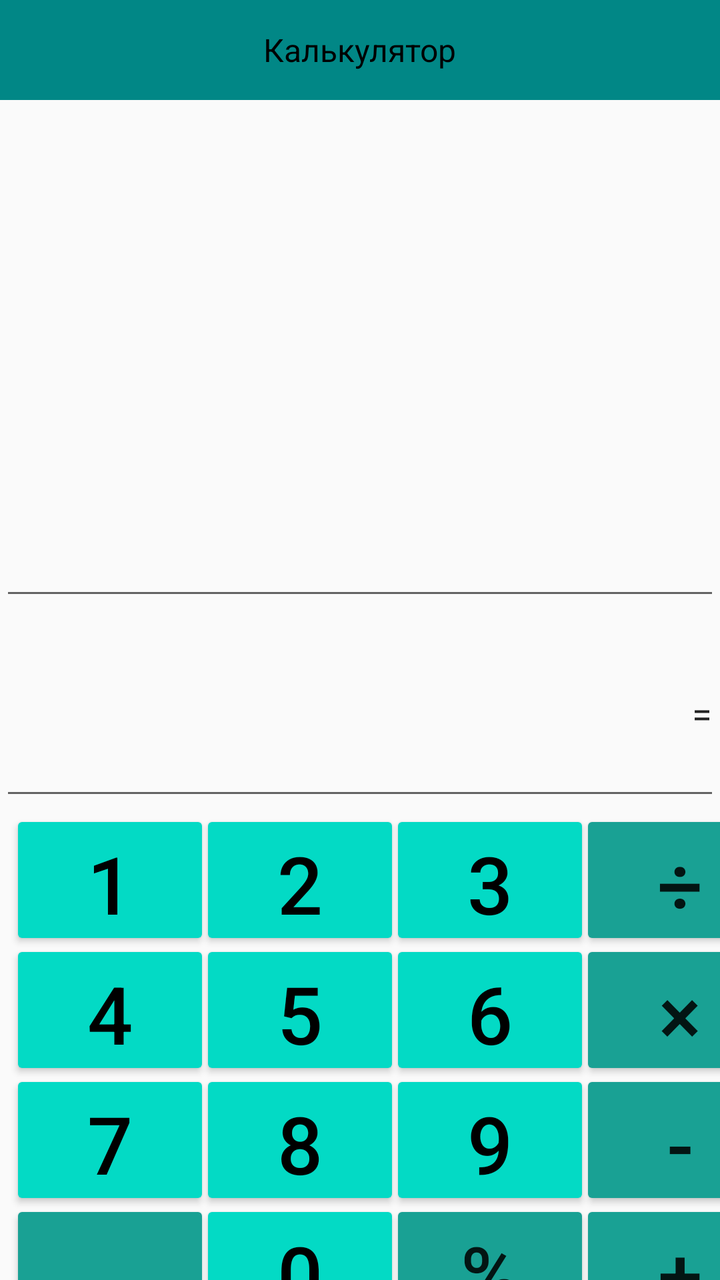
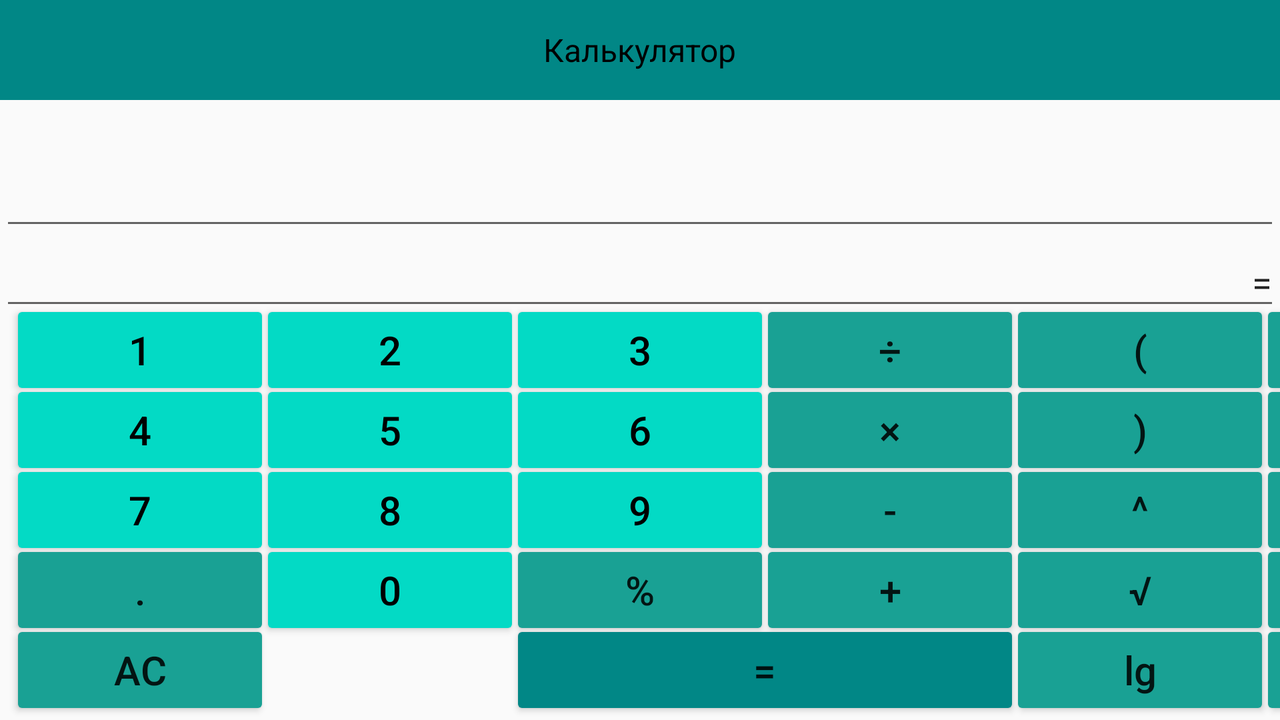

First picture: res/layout/ on a phone held upright. Second picture: the repository's own variant of that layout, on a device whose configuration matches the variant's folder. Source for both follows.
<!-- AndroidManifest.xml: application theme Theme.Calc -->
<!-- res/layout/main_activity.xml -->
<?xml version="1.0" encoding="utf-8"?>
<androidx.constraintlayout.widget.ConstraintLayout xmlns:android="http://schemas.android.com/apk/res/android"
    xmlns:tools="http://schemas.android.com/tools"
    android:layout_width="match_parent"
    android:layout_height="match_parent"
    xmlns:app="http://schemas.android.com/apk/res-auto"
    >
    <LinearLayout
        android:layout_width="match_parent"
        android:layout_height="wrap_content"
        android:orientation="vertical"
        tools:ignore="MissingConstraints">

        <androidx.appcompat.widget.Toolbar
            android:id="@+id/t"
            style="@style/TOOLBAR"
            android:layout_width="match_parent"
            android:layout_height="50dp"
            tools:ignore="MissingConstraints">
            <TextView
                style="@style/TEXT"
                android:layout_width="wrap_content"
                android:layout_height="wrap_content"
                android:text="@string/TEXT_TOOLBAR"
                android:layout_gravity="center"/>
            <Button
                android:id="@+id/history"
                android:layout_width="45dp"
                android:layout_height="45dp"
                android:layout_gravity="right"
                android:layout_marginEnd="10dp"
                android:background="@drawable/baseline_history_24"
                android:onClick="onClick" />




        </androidx.appcompat.widget.Toolbar>

        <FrameLayout

            android:id="@+id/frameInput"

            android:layout_width="match_parent"
            android:layout_height="255dp"

            app:layout_constraintLeft_toLeftOf="parent"
            app:layout_constraintRight_toRightOf="parent"
            app:layout_constraintTop_toBottomOf="@+id/t"
            tools:ignore="MissingConstraints">
            <EditText
                android:layout_width="match_parent"
                android:layout_height="match_parent"
                android:ems="10"
                android:inputType="textPersonName"
                android:gravity="right|center"
                android:id="@+id/inputField">

            </EditText>
        </FrameLayout>

        <FrameLayout

            android:layout_width="match_parent"

            android:layout_height="100dp"
            app:layout_constraintEnd_toEndOf="parent"
            app:layout_constraintLeft_toLeftOf="parent"
            app:layout_constraintRight_toRightOf="parent"
            app:layout_constraintTop_toBottomOf="@+id/frameInput"
            tools:ignore="MissingConstraints"
            android:id="@+id/frameAns">
            <EditText
                android:layout_width="match_parent"
                android:layout_height="match_parent"
                android:ems="10"
                android:inputType="textPersonName"
                android:gravity="right|center"
                android:text="="
                android:id="@+id/resultField">

            </EditText>

        </FrameLayout>
        <FrameLayout

            android:layout_width="match_parent"

            android:layout_height="370dp"
            app:layout_constraintLeft_toLeftOf="parent"
            app:layout_constraintRight_toRightOf="parent"
            app:layout_constraintBottom_toBottomOf="parent"
            app:layout_constraintTop_toBottomOf="@+id/frameAns"
            tools:ignore="MissingConstraints">

            <Button
                android:onClick="clickNumber"
                android:layout_width="100dp"
                android:layout_height="70dp"
                android:textSize="40sp"
                android:layout_marginStart="5dp"
                style="@style/BUTTON"
                android:text="1"
                android:id="@+id/one"
                />
            <Button
                android:onClick="clickNumber"
                style="@style/BUTTON"
                android:layout_width="100dp"
                android:layout_height="70dp"

                android:layout_marginStart="100dp"
                android:textSize="40sp"
                android:text="2"
                android:id="@+id/two"
                />
            <Button
                android:onClick="clickNumber"
                style="@style/BUTTON"
                android:layout_width="100dp"
                android:layout_height="70dp"
                android:textSize="40sp"
                android:layout_marginStart="195dp"
                android:text="3"
                android:id="@+id/three"
                />
            <Button
                android:onClick="clickNumber"
                style="@style/BUTTON"
                android:layout_width="100dp"
                android:layout_height="70dp"
                android:textSize="40sp"
                android:layout_marginStart="5dp"
                android:text="4"
                android:layout_marginVertical="65dp"
                android:id="@+id/four"
                />
            <Button
                android:onClick="clickNumber"
                style="@style/BUTTON"
                android:layout_width="100dp"
                android:layout_height="70dp"
                android:textSize="40sp"
                android:layout_marginVertical="65dp"
                android:layout_marginStart="100dp"
                android:text="5"
                android:id="@+id/five"
                />
            <Button
                android:onClick="clickNumber"
                style="@style/BUTTON"
                android:layout_width="100dp"
                android:layout_height="70dp"
                android:textSize="40sp"
                android:layout_marginVertical="65dp"
                android:layout_marginStart="195dp"
                android:text="6"
                android:id="@+id/six"
                />
            <Button
                android:onClick="clickNumber"
                style="@style/BUTTON"
                android:layout_width="100dp"
                android:layout_height="70dp"
                android:textSize="40sp"
                android:layout_marginVertical="130dp"
                android:layout_marginStart="5dp"
                android:text="7"
                android:id="@+id/seven"
                />
            <Button
                android:onClick="clickNumber"
                style="@style/BUTTON"
                android:layout_width="100dp"
                android:layout_height="70dp"
                android:textSize="40sp"
                android:layout_marginVertical="130dp"
                android:layout_marginStart="100dp"
                android:text="8"
                android:id="@+id/eight"
                />
            <Button
                android:onClick="clickNumber"
                style="@style/BUTTON"
                android:layout_width="100dp"
                android:layout_height="70dp"
                android:textSize="40sp"
                android:layout_marginVertical="130dp"
                android:layout_marginStart="195dp"
                android:text="9"
                android:id="@+id/nine"
                />
            <Button
                android:onClick="clickNumber"
                style="@style/BUTTON"
                android:layout_width="100dp"
                android:layout_height="70dp"
                android:textSize="40sp"
                android:layout_marginVertical="195dp"
                android:layout_marginStart="100dp"
                android:text="0"
                android:id="@+id/zero"
                />

            <Button
                android:onClick="clickNumber"
                android:backgroundTint="@color/teal_500"
                android:layout_width="100dp"
                android:layout_height="70dp"
                android:textSize="40sp"
                android:layout_marginStart="290dp"
                android:text="÷"
                android:id="@+id/division"
                />
            <Button
                android:onClick="clickNumber"
                android:backgroundTint="@color/teal_500"
                android:layout_width="100dp"
                android:layout_height="70dp"
                android:textSize="40sp"
                android:layout_marginVertical="65dp"
                android:layout_marginStart="290dp"
                android:text="×"
                android:id="@+id/multiplication"
                />
            <Button
                android:onClick="clickNumber"
                android:backgroundTint="@color/teal_500"
                android:layout_width="100dp"
                android:layout_height="70dp"
                android:textSize="40sp"
                android:layout_marginVertical="130dp"
                android:layout_marginStart="290dp"
                android:text="-"
                android:id="@+id/subtract"
                />

            <Button
                android:onClick="clickNumber"
                android:backgroundTint="@color/teal_500"
                android:layout_width="100dp"
                android:layout_height="70dp"
                android:textSize="40sp"
                android:layout_marginVertical="195dp"
                android:layout_marginStart="290dp"
                android:text="+"
                android:id="@+id/add"
                />

            <Button
                android:onClick="clickNumber"
                android:backgroundTint="@color/teal_500"
                android:layout_width="100dp"
                android:layout_height="70dp"
                android:textSize="40sp"
                android:layout_marginVertical="195dp"
                android:layout_marginStart="195dp"
                android:text="%"
                android:id="@+id/percent"
                />

            <Button
                android:onClick="clickNumber"
                android:layout_width="100dp"
                android:layout_height="70dp"
                android:textSize="40sp"
                android:backgroundTint="@color/teal_500"
                android:layout_marginVertical="195dp"
                android:layout_marginStart="5dp"
                android:text="."
                android:id="@+id/point"
                />

            <Button
                android:onClick="clickNumber"
                android:backgroundTint="@color/teal_500"
                android:layout_width="100dp"
                android:layout_height="70dp"
                android:textSize="40sp"
                android:layout_marginVertical="260dp"
                android:layout_marginStart="5dp"
                android:text="АС"
                android:id="@+id/clearAll"
                />
            <Button
                android:onClick="clickNumber"
                android:layout_width="70dp"
                android:layout_height="50dp"
                android:layout_marginVertical="270dp"
                android:layout_marginStart="110dp"
                android:background="@drawable/baseline_backspace_24"
                android:id="@+id/clearOne"
                />

            <Button
                android:onClick="clickNumber"
                android:layout_width="195dp"
                android:layout_height="70dp"
                android:textSize="40sp"
                android:layout_marginVertical="260dp"
                android:layout_marginStart="195dp"
                android:text="="
                android:backgroundTint="@color/teal_700"
                android:id="@+id/result"
                />

        </FrameLayout>

    </LinearLayout>
</androidx.constraintlayout.widget.ConstraintLayout>
<!-- resources referenced by this layout -->
<resources>
  <color name="teal_500">#19A194</color>
  <color name="teal_700">#FF018786</color>
  <string name="TEXT_TOOLBAR">Калькулятор</string>
  <style name="BUTTON">
          <item name="android:backgroundTint">@color/teal_200</item>
          <item name="android:textColor">#000</item>
  
      </style>
  <style name="TEXT">
          <item name="android:textColor"> @color/black</item>
          <item name="android:textSize">16sp</item>
      </style>
  <style name="TOOLBAR">
          <item name="android:background"> @color/teal_700</item>
  
      </style>
  <style name="Theme.Calc" parent="Theme.MaterialComponents.DayNight.NoActionBar.Bridge">
          
          <item name="colorPrimary">@color/purple_500</item>
          <item name="colorPrimaryVariant">@color/purple_700</item>
          <item name="colorOnPrimary">@color/white</item>
          
          <item name="colorSecondary">@color/teal_200</item>
          <item name="colorSecondaryVariant">@color/teal_700</item>
          <item name="colorOnSecondary">@color/black</item>
          
          <item name="android:statusBarColor">?attr/colorPrimaryVariant</item>
          
      </style>
  <color name="teal_200">#FF03DAC5</color>
  <color name="black">#FF000000</color>
  <color name="purple_500">#FF6200EE</color>
  <color name="purple_700">#FF3700B3</color>
  <color name="white">#FFFFFFFF</color>
</resources>
<!-- res/layout-land/main_activity.xml (the author's variant of the layout above) -->
<!-- drawn on the phone turned sideways -->
<?xml version="1.0" encoding="utf-8"?>
<androidx.constraintlayout.widget.ConstraintLayout xmlns:android="http://schemas.android.com/apk/res/android"
    xmlns:tools="http://schemas.android.com/tools"
    android:orientation="vertical"
    android:layout_width="match_parent"
    android:layout_height="match_parent"
    xmlns:app="http://schemas.android.com/apk/res-auto"

    >





        <androidx.appcompat.widget.Toolbar
            android:layout_width="match_parent"
            android:layout_height="50dp"
            tools:ignore="MissingConstraints"
            android:id="@+id/t"
            style="@style/TOOLBAR"
            >

            <TextView
                android:layout_width="wrap_content"
                android:layout_height="wrap_content"
                style="@style/TEXT"
                android:text="@string/TEXT_TOOLBAR"
                android:layout_gravity="center"/>



        </androidx.appcompat.widget.Toolbar>
        <FrameLayout

            android:id="@+id/frameInput"

            android:layout_width="match_parent"
            android:layout_height="70dp"


            app:layout_constraintLeft_toLeftOf="parent"
            app:layout_constraintRight_toRightOf="parent"
            app:layout_constraintTop_toBottomOf="@+id/t"
            tools:ignore="MissingConstraints">
                <EditText
                    android:layout_width="match_parent"
                    android:layout_height="match_parent"
                    android:ems="10"
                    android:inputType="textPersonName"
                    android:gravity="right|center"
                    android:id="@+id/inputField"
                    >

                </EditText>

        </FrameLayout>

        <FrameLayout

            android:layout_width="match_parent"

            android:layout_height="40dp"
            app:layout_constraintEnd_toEndOf="parent"
            app:layout_constraintLeft_toLeftOf="parent"
            app:layout_constraintRight_toRightOf="parent"
            app:layout_constraintTop_toBottomOf="@+id/frameInput"
            tools:ignore="MissingConstraints"
            android:id="@+id/frameAns">
                <EditText
                    android:layout_width="match_parent"
                    android:layout_height="match_parent"
                    android:ems="10"
                    android:inputType="textPersonName"
                    android:gravity="right|center"
                    android:text="="
                    android:id="@+id/resultField">

                </EditText>

        </FrameLayout>
        <FrameLayout

            android:layout_width="match_parent"

            android:layout_height="220dp"
            app:layout_constraintLeft_toLeftOf="parent"
            app:layout_constraintRight_toRightOf="parent"
            app:layout_constraintBottom_toBottomOf="parent"
            app:layout_constraintTop_toBottomOf="@+id/frameAns"
            tools:ignore="MissingConstraints">

                <Button
                    android:onClick="clickNumber"
                    android:layout_width="130dp"
                    android:layout_height="50dp"
                    android:textSize="20sp"
                    android:layout_marginStart="5dp"
                    style="@style/BUTTON"
                    android:text="1"
                    android:id="@+id/one"
                    />
                <Button
                    android:onClick="clickNumber"
                    style="@style/BUTTON"
                    android:layout_width="130dp"
                    android:layout_height="50dp"

                    android:layout_marginStart="130dp"
                    android:textSize="20sp"
                    android:text="2"
                    android:id="@+id/two"
                    />
                <Button
                    android:onClick="clickNumber"
                    style="@style/BUTTON"
                    android:layout_width="130dp"
                    android:layout_height="50dp"
                    android:textSize="20sp"
                    android:layout_marginStart="255dp"
                    android:text="3"
                    android:id="@+id/three"
                    />
                <Button
                    android:onClick="clickNumber"
                    android:backgroundTint="@color/teal_500"
                    android:layout_width="130dp"
                    android:layout_height="50dp"
                    android:textSize="20sp"
                    android:layout_marginStart="380dp"
                    android:text="÷"
                    android:id="@+id/division"
                    />
                <Button
                    android:onClick="clickNumber"
                    android:backgroundTint="@color/teal_500"
                    android:layout_width="130dp"
                    android:layout_height="50dp"
                    android:textSize="20sp"
                    android:layout_marginVertical="40dp"
                    android:layout_marginStart="380dp"
                    android:text="×"
                    android:id="@+id/multiplication"
                    />

                <Button
                    android:onClick="clickNumber"
                    android:backgroundTint="@color/teal_500"
                    android:layout_width="130dp"
                    android:layout_height="50dp"
                    android:textSize="20sp"
                    android:layout_marginVertical="80dp"
                    android:layout_marginStart="380dp"
                    android:text="-"
                    android:id="@+id/subtract"
                    />
                <Button
                    android:onClick="clickNumber"
                    android:backgroundTint="@color/teal_500"
                    android:layout_width="130dp"
                    android:layout_height="50dp"
                    android:textSize="20sp"
                    android:layout_marginVertical="120dp"
                    android:layout_marginStart="380dp"
                    android:text="+"
                    android:id="@+id/add"
                    />



                <Button
                    android:onClick="clickNumber"
                    android:backgroundTint="@color/teal_500"
                    android:layout_width="130dp"
                    android:layout_height="50dp"
                    android:textSize="20sp"
                    android:layout_marginStart="505dp"
                    android:text="("
                    android:id="@+id/bracketLeft"
                    />
                <Button
                    android:onClick="clickNumber"
                    android:backgroundTint="@color/teal_500"
                    android:layout_width="130dp"
                    android:layout_height="50dp"
                    android:textSize="20sp"
                    android:layout_marginStart="505dp"
                    android:layout_marginVertical="40dp"
                    android:text=")"
                    android:id="@+id/bracketRight"
                    />
                <Button
                    android:onClick="clickNumber"
                    android:backgroundTint="@color/teal_500"
                    android:layout_width="130dp"
                    android:layout_height="50dp"
                    android:textSize="20sp"
                    android:layout_marginStart="505dp"
                    android:layout_marginVertical="80dp"
                    android:text="^"
                    android:id="@+id/degree"
                    />

                <Button
                    android:onClick="clickNumber"
                    android:backgroundTint="@color/teal_500"
                    android:layout_width="130dp"
                    android:layout_height="50dp"
                    android:textSize="20sp"
                    android:layout_marginStart="505dp"
                    android:layout_marginVertical="160dp"
                    android:textAllCaps="false"
                    android:text="lg"
                    android:id="@+id/lg"
                    />
                <Button
                    android:onClick="clickNumber"
                    android:backgroundTint="@color/teal_500"
                    android:layout_width="130dp"
                    android:layout_height="50dp"
                    android:textSize="20sp"
                    android:layout_marginStart="505dp"
                    android:layout_marginVertical="120dp"
                    android:text="√"
                    android:id="@+id/radical"
                    />
                <Button
                    android:onClick="clickNumber"
                    android:backgroundTint="@color/teal_500"
                    android:layout_width="130dp"
                    android:layout_height="50dp"
                    android:textSize="20sp"
                    android:layout_marginStart="630dp"
                    android:textAllCaps="false"
                    android:text="sin"
                    android:id="@+id/sin"
                    />
                <Button
                    android:onClick="clickNumber"
                    android:backgroundTint="@color/teal_500"
                    android:layout_width="130dp"
                    android:layout_height="50dp"
                    android:textSize="20sp"
                    android:layout_marginVertical="40dp"
                    android:layout_marginStart="630dp"
                    android:textAllCaps="false"
                    android:text="cos"
                    android:id="@+id/cos"
                    />
                <Button
                    android:onClick="clickNumber"
                    android:backgroundTint="@color/teal_500"
                    android:layout_width="130dp"
                    android:layout_height="50dp"
                    android:textSize="20sp"
                    android:layout_marginVertical="80dp"
                    android:layout_marginStart="630dp"
                    android:textAllCaps="false"
                    android:text="fact"
                    android:id="@+id/fact"
                    />
                <Button
                    android:onClick="clickNumber"
                    android:backgroundTint="@color/teal_500"
                    android:layout_width="130dp"
                    android:layout_height="50dp"
                    android:textSize="20sp"
                    android:layout_marginVertical="120dp"
                    android:layout_marginStart="630dp"
                    android:textAllCaps="false"
                    android:text="ln"
                    android:id="@+id/ln"
                    />
                <Button
                    android:onClick="onClick"
                    android:backgroundTint="@color/teal_500"
                    android:layout_width="130dp"
                    android:layout_height="50dp"
                    android:textSize="20sp"
                    android:layout_marginVertical="160dp"
                    android:layout_marginStart="630dp"
                    android:text="HISTORY"
                    android:id="@+id/history"
                    />


                <Button

                    android:onClick="clickNumber"
                    android:layout_width="130dp"
                    android:layout_height="50dp"
                    android:textSize="20sp"
                    android:layout_marginStart="5dp"
                    android:layout_marginVertical="40dp"
                    style="@style/BUTTON"
                    android:text="4"
                    android:id="@+id/four"
                    />
                <Button
                    android:onClick="clickNumber"
                    style="@style/BUTTON"
                    android:layout_width="130dp"
                    android:layout_height="50dp"
                    android:layout_marginVertical="40dp"
                    android:layout_marginStart="130dp"
                    android:textSize="20sp"
                    android:text="5"
                    android:id="@+id/five"
                    />
                <Button
                    android:onClick="clickNumber"
                    style="@style/BUTTON"
                    android:layout_width="130dp"
                    android:layout_height="50dp"
                    android:textSize="20sp"
                    android:layout_marginVertical="40dp"
                    android:layout_marginStart="255dp"
                    android:text="6"
                    android:id="@+id/six"
                    />
                <Button
                    android:onClick="clickNumber"
                    android:layout_width="130dp"
                    android:layout_height="50dp"
                    android:textSize="20sp"
                    android:layout_marginStart="5dp"
                    android:layout_marginVertical="80dp"
                    style="@style/BUTTON"
                    android:text="7"
                    android:id="@+id/seven"
                    />
                <Button
                    android:onClick="clickNumber"
                    android:layout_width="130dp"
                    android:layout_height="50dp"
                    android:textSize="20sp"
                    android:layout_marginStart="5dp"
                    android:layout_marginVertical="120dp"
                    android:backgroundTint="@color/teal_500"
                    android:text="."
                    android:id="@+id/point"
                    />
                <Button
                    android:onClick="clickNumber"
                    android:layout_width="130dp"
                    android:layout_height="50dp"
                    android:textSize="20sp"
                    android:layout_marginStart="5dp"
                    android:layout_marginVertical="160dp"
                    android:backgroundTint="@color/teal_500"
                    android:text="AC"
                    android:id="@+id/clearAll"
                    />
                <Button
                    android:onClick="clickNumber"
                    style="@style/BUTTON"
                    android:layout_width="130dp"
                    android:layout_height="50dp"
                    android:layout_marginVertical="80dp"
                    android:layout_marginStart="130dp"
                    android:textSize="20sp"
                    android:text="8"
                    android:id="@+id/eight"
                    />
                <Button
                    android:onClick="clickNumber"
                    style="@style/BUTTON"
                    android:layout_width="130dp"
                    android:layout_height="50dp"
                    android:textSize="20sp"
                    android:layout_marginVertical="80dp"
                    android:layout_marginStart="255dp"
                    android:text="9"
                    android:id="@+id/nine"
                    />
                <Button
                    android:onClick="clickNumber"
                    android:layout_width="130dp"
                    android:layout_height="50dp"
                    android:textSize="20sp"
                    android:backgroundTint="@color/teal_500"
                    android:layout_marginVertical="120dp"
                    android:layout_marginStart="255dp"
                    android:text="%"
                    android:id="@+id/percent"
                    />
                <Button
                    android:onClick="clickNumber"
                    android:layout_width="255dp"
                    android:layout_height="50dp"
                    android:textSize="20sp"
                    android:backgroundTint="@color/teal_700"
                    android:layout_marginVertical="160dp"
                    android:layout_marginStart="255dp"
                    android:text="="
                    android:id="@+id/result"
                    />
                <Button
                    android:onClick="clickNumber"
                    style="@style/BUTTON"
                    android:layout_width="130dp"
                    android:layout_height="50dp"
                    android:layout_marginVertical="120dp"
                    android:layout_marginStart="130dp"
                    android:textSize="20sp"
                    android:text="0"
                    android:id="@+id/zero"
                    />
                <Button
                    android:onClick="clickNumber"
                    android:layout_width="60dp"
                    android:layout_height="40dp"
                    android:layout_marginVertical="165dp"
                    android:layout_marginStart="160dp"
                    android:textSize="20sp"
                    android:background="@drawable/baseline_backspace_24"
                    android:id="@+id/clearOne"
                    />


        </FrameLayout>







</androidx.constraintlayout.widget.ConstraintLayout>
